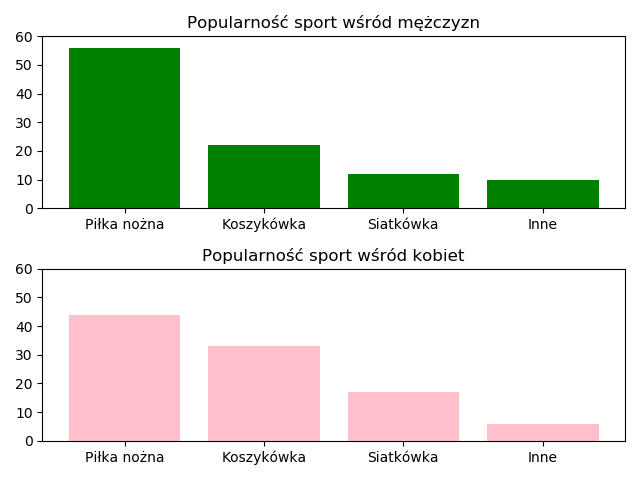

Reproduce this figure in Python.
import numpy as np
import pandas as pd
import matplotlib.pyplot as plt

dane = pd.read_csv("sport6.csv", index_col=0, sep="_")
m = dane[dane["Płeć"] == "M"]
k = dane[dane["Płeć"] == "K"]
x = np.arange(len(k))

plt.subplot(2, 1, 1)
plt.bar(x, m["Popularność"], color="green")
plt.xticks(x, k.index)
plt.ylim(0, 60)
plt.title("Popularność sport wśród mężczyzn")
plt.subplot(2, 1, 2)
plt.bar(x, k["Popularność"], color="pink")
plt.xticks(x, k.index)
plt.ylim(0, 60)
plt.title("Popularność sport wśród kobiet")
plt.show()
